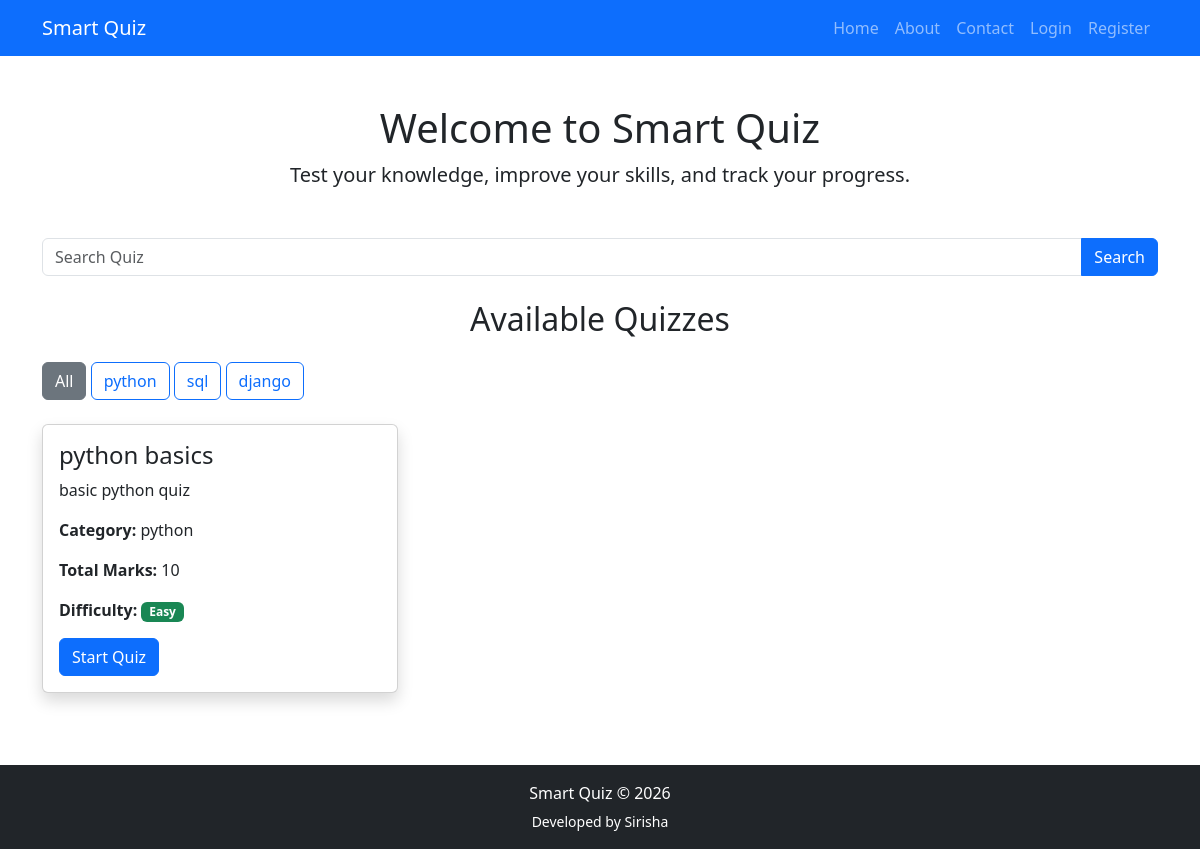
The page / on the database its author committed.
### quiz/models.py (models this page shows, shortened)
class Category(models.Model):
    name = models.CharField(max_length=100)

class Quiz(models.Model):
    category = models.ForeignKey(
        Category,
        on_delete=models.CASCADE
    )
    title = models.CharField(max_length=200)
    description = models.TextField()
    total_marks = models.IntegerField(default=0)
    created_at = models.DateTimeField(auto_now_add=True)
    DIFFICULTY_CHOICES = [
        ("Easy", "Easy"),
        ("Medium", "Medium"),
        ("Hard", "Hard"),
    ]
    difficulty = models.CharField(
        max_length=10,
        choices=DIFFICULTY_CHOICES,
        default="Easy"
    )

### quiz/views.py (the view)
# urls.py: path("",views.home, name = "home"),
def home(request):
    categories = Category.objects.all()
    quizzes = Quiz.objects.all()
    category = request.GET.get("category")
    query = request.GET.get("q")
    if category:
        quizzes = quizzes.filter(
            category__id=category
        )
    if query:
        quizzes = quizzes.filter(
            title__icontains=query
        )
    return render(
        request,
        "home.html",
        {
            "quizzes": quizzes,
            "categories": categories,
            "query": query
        }
    )

### templates/home.html
{% extends 'base.html' %}
{% block content %}
<div class="text-center mb-5">
    <h1>Welcome to Smart Quiz</h1>
    <p class="lead">
        Test your knowledge, improve your skills, and track your progress.
    </p>
</div>
<form method="GET" class="mb-4">
    <div class="input-group">
        <input
            type="text"
            name="q"
            value="{{ query|default:'' }}"
            class="form-control"
            placeholder="Search Quiz">
        <button class="btn btn-primary">
            Search
        </button>
    </div>
</form>
<h2 class="text-center mb-4">Available Quizzes</h2>
<div class="mb-4">
    <a href="/" class="btn btn-secondary">
        All
    </a>
    {% for category in categories %}
        <a href="?category={{ category.id }}&q={{ query|default:'' }}"
           class="btn btn-outline-primary">
            {{ category.name }}
        </a>
    {% endfor %}
</div>
<div class="row">
{% for quiz in quizzes %}
<div class="col-md-4">
    <div class="card shadow mb-4">
        <div class="card-body">
            <h4>{{ quiz.title }}</h4>
            <p>{{ quiz.description }}</p>
            <p>
                <strong>Category:</strong>
                {{ quiz.category.name }}
            </p>
            <p>
                <strong>Total Marks:</strong>
                {{ quiz.total_marks }}
            </p>
            <p>
    <strong>Difficulty:</strong>
    {% if quiz.difficulty == "Easy" %}
        <span class="badge bg-success">
            Easy
        </span>
    {% elif quiz.difficulty == "Medium" %}
        <span class="badge bg-warning text-dark">
            Medium
        </span>
    {% else %}
        <span class="badge bg-danger">
            Hard
        </span>
    {% endif %}
</p>
            <a href="{% url 'quiz_detail' quiz.id %}" class="btn btn-primary">
                Start Quiz
            </a>
        </div>
    </div>
</div>
{% empty %}
<h3>No Quiz Available</h3>
{% endfor %}
</div>
{% endblock %}

### rows shown on the page
Category: name "python"
Category: name "sql"
Category: name "django"
Quiz: title "python basics", description "basic python quiz", category.name "python", total_marks "10", difficulty "Easy"
